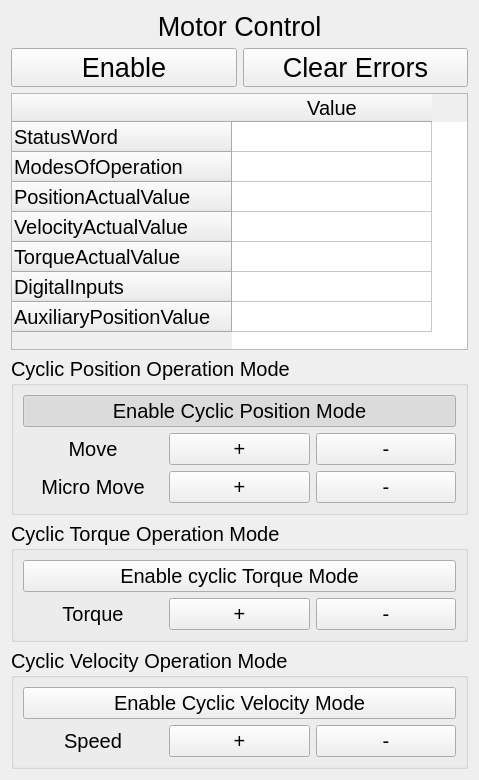
<?xml version="1.0" encoding="UTF-8"?>
<ui version="4.0">
 <class>ActuatorInterface</class>
 <widget class="QWidget" name="ActuatorInterface">
  <property name="geometry">
   <rect>
    <x>0</x>
    <y>0</y>
    <width>479</width>
    <height>780</height>
   </rect>
  </property>
  <property name="windowTitle">
   <string>Form</string>
  </property>
  <layout class="QVBoxLayout" name="verticalLayout_9">
   <item>
    <layout class="QHBoxLayout" name="horizontalLayout_3">
     <item>
      <widget class="QLabel" name="label_3">
       <property name="font">
        <font>
         <pointsize>20</pointsize>
        </font>
       </property>
       <property name="text">
        <string>Motor Control</string>
       </property>
       <property name="alignment">
        <set>Qt::AlignCenter</set>
       </property>
      </widget>
     </item>
    </layout>
   </item>
   <item>
    <layout class="QHBoxLayout" name="horizontalLayout_6">
     <item>
      <widget class="QPushButton" name="EnableButton">
       <property name="font">
        <font>
         <pointsize>20</pointsize>
        </font>
       </property>
       <property name="cursor">
        <cursorShape>ArrowCursor</cursorShape>
       </property>
       <property name="text">
        <string>Enable</string>
       </property>
       <property name="checkable">
        <bool>true</bool>
       </property>
      </widget>
     </item>
     <item>
      <widget class="QPushButton" name="FaultResetButton">
       <property name="font">
        <font>
         <pointsize>20</pointsize>
        </font>
       </property>
       <property name="cursor">
        <cursorShape>ArrowCursor</cursorShape>
       </property>
       <property name="text">
        <string>Clear Errors</string>
       </property>
      </widget>
     </item>
    </layout>
   </item>
   <item>
    <widget class="QTableWidget" name="InputPdosTable">
     <property name="font">
      <font>
       <pointsize>15</pointsize>
      </font>
     </property>
     <property name="midLineWidth">
      <number>-1</number>
     </property>
     <property name="verticalScrollBarPolicy">
      <enum>Qt::ScrollBarAlwaysOff</enum>
     </property>
     <property name="horizontalScrollBarPolicy">
      <enum>Qt::ScrollBarAlwaysOff</enum>
     </property>
     <property name="sizeAdjustPolicy">
      <enum>QAbstractScrollArea::AdjustToContents</enum>
     </property>
     <property name="autoScroll">
      <bool>false</bool>
     </property>
     <property name="horizontalScrollMode">
      <enum>QAbstractItemView::ScrollPerPixel</enum>
     </property>
     <attribute name="horizontalHeaderDefaultSectionSize">
      <number>200</number>
     </attribute>
     <attribute name="horizontalHeaderMinimumSectionSize">
      <number>26</number>
     </attribute>
     <row>
      <property name="text">
       <string>StatusWord</string>
      </property>
     </row>
     <row>
      <property name="text">
       <string>ModesOfOperation</string>
      </property>
     </row>
     <row>
      <property name="text">
       <string>PositionActualValue</string>
      </property>
     </row>
     <row>
      <property name="text">
       <string>VelocityActualValue</string>
      </property>
     </row>
     <row>
      <property name="text">
       <string>TorqueActualValue</string>
      </property>
     </row>
     <row>
      <property name="text">
       <string>DigitalInputs</string>
      </property>
     </row>
     <row>
      <property name="text">
       <string>AuxiliaryPositionValue</string>
      </property>
     </row>
     <column>
      <property name="text">
       <string>Value</string>
      </property>
     </column>
     <item row="0" column="0">
      <property name="text">
       <string/>
      </property>
     </item>
    </widget>
   </item>
   <item>
    <widget class="QGroupBox" name="CyclicPositionBox">
     <property name="font">
      <font>
       <pointsize>15</pointsize>
      </font>
     </property>
     <property name="title">
      <string>Cyclic Position Operation Mode</string>
     </property>
     <layout class="QVBoxLayout" name="verticalLayout_5">
      <item>
       <widget class="QPushButton" name="PositionEnable">
        <property name="text">
         <string>Enable Cyclic Position Mode</string>
        </property>
        <property name="checkable">
         <bool>true</bool>
        </property>
        <property name="checked">
         <bool>true</bool>
        </property>
       </widget>
      </item>
      <item>
       <layout class="QVBoxLayout" name="verticalLayout_4">
        <item>
         <layout class="QHBoxLayout" name="horizontalLayout">
          <item>
           <layout class="QVBoxLayout" name="verticalLayout">
            <item>
             <widget class="QLabel" name="label_4">
              <property name="font">
               <font>
                <pointsize>15</pointsize>
               </font>
              </property>
              <property name="text">
               <string>Move</string>
              </property>
              <property name="alignment">
               <set>Qt::AlignCenter</set>
              </property>
             </widget>
            </item>
            <item>
             <widget class="QLabel" name="label_5">
              <property name="font">
               <font>
                <pointsize>15</pointsize>
               </font>
              </property>
              <property name="text">
               <string>Micro Move</string>
              </property>
              <property name="alignment">
               <set>Qt::AlignCenter</set>
              </property>
             </widget>
            </item>
           </layout>
          </item>
          <item>
           <layout class="QVBoxLayout" name="verticalLayout_2">
            <item>
             <widget class="QPushButton" name="MovePlusBut">
              <property name="font">
               <font>
                <pointsize>15</pointsize>
               </font>
              </property>
              <property name="text">
               <string>+</string>
              </property>
             </widget>
            </item>
            <item>
             <widget class="QPushButton" name="MicroMovePlusButton">
              <property name="font">
               <font>
                <pointsize>15</pointsize>
               </font>
              </property>
              <property name="text">
               <string>+</string>
              </property>
             </widget>
            </item>
           </layout>
          </item>
          <item>
           <layout class="QVBoxLayout" name="verticalLayout_3">
            <item>
             <widget class="QPushButton" name="MoveMinusButton">
              <property name="font">
               <font>
                <pointsize>15</pointsize>
               </font>
              </property>
              <property name="text">
               <string>-</string>
              </property>
             </widget>
            </item>
            <item>
             <widget class="QPushButton" name="MicroMoveMinusButton">
              <property name="font">
               <font>
                <pointsize>15</pointsize>
               </font>
              </property>
              <property name="text">
               <string>-</string>
              </property>
             </widget>
            </item>
           </layout>
          </item>
         </layout>
        </item>
       </layout>
      </item>
     </layout>
    </widget>
   </item>
   <item>
    <widget class="QGroupBox" name="CyclicTorqueBox">
     <property name="font">
      <font>
       <pointsize>15</pointsize>
      </font>
     </property>
     <property name="title">
      <string>Cyclic Torque Operation Mode</string>
     </property>
     <layout class="QVBoxLayout" name="verticalLayout_8">
      <item>
       <widget class="QPushButton" name="TorqueEnable">
        <property name="text">
         <string>Enable cyclic Torque Mode</string>
        </property>
        <property name="checkable">
         <bool>true</bool>
        </property>
       </widget>
      </item>
      <item>
       <layout class="QVBoxLayout" name="verticalLayout_6">
        <item>
         <layout class="QHBoxLayout" name="horizontalLayout_2">
          <item>
           <widget class="QLabel" name="label_6">
            <property name="font">
             <font>
              <pointsize>15</pointsize>
             </font>
            </property>
            <property name="text">
             <string>Torque</string>
            </property>
            <property name="alignment">
             <set>Qt::AlignCenter</set>
            </property>
           </widget>
          </item>
          <item>
           <widget class="QPushButton" name="TorquePlusButton">
            <property name="font">
             <font>
              <pointsize>15</pointsize>
             </font>
            </property>
            <property name="text">
             <string>+</string>
            </property>
           </widget>
          </item>
          <item>
           <widget class="QPushButton" name="TorqueMinusButton">
            <property name="font">
             <font>
              <pointsize>15</pointsize>
             </font>
            </property>
            <property name="text">
             <string>-</string>
            </property>
           </widget>
          </item>
         </layout>
        </item>
       </layout>
      </item>
     </layout>
    </widget>
   </item>
   <item>
    <widget class="QGroupBox" name="CyclicVelocityBox">
     <property name="font">
      <font>
       <pointsize>15</pointsize>
      </font>
     </property>
     <property name="title">
      <string>Cyclic Velocity Operation Mode</string>
     </property>
     <layout class="QHBoxLayout" name="horizontalLayout_4">
      <item>
       <layout class="QVBoxLayout" name="verticalLayout_7">
        <item>
         <widget class="QPushButton" name="VelocityEnable">
          <property name="text">
           <string>Enable Cyclic Velocity Mode</string>
          </property>
          <property name="checkable">
           <bool>true</bool>
          </property>
         </widget>
        </item>
        <item>
         <layout class="QHBoxLayout" name="horizontalLayout_5">
          <item>
           <widget class="QLabel" name="label_7">
            <property name="font">
             <font>
              <pointsize>15</pointsize>
             </font>
            </property>
            <property name="text">
             <string>Speed</string>
            </property>
            <property name="alignment">
             <set>Qt::AlignCenter</set>
            </property>
           </widget>
          </item>
          <item>
           <widget class="QPushButton" name="SpeedPlusButton">
            <property name="font">
             <font>
              <pointsize>15</pointsize>
             </font>
            </property>
            <property name="text">
             <string>+</string>
            </property>
           </widget>
          </item>
          <item>
           <widget class="QPushButton" name="SpeedMinusButton">
            <property name="font">
             <font>
              <pointsize>15</pointsize>
             </font>
            </property>
            <property name="text">
             <string>-</string>
            </property>
           </widget>
          </item>
         </layout>
        </item>
       </layout>
      </item>
     </layout>
    </widget>
   </item>
  </layout>
 </widget>
 <resources/>
 <connections/>
</ui>
